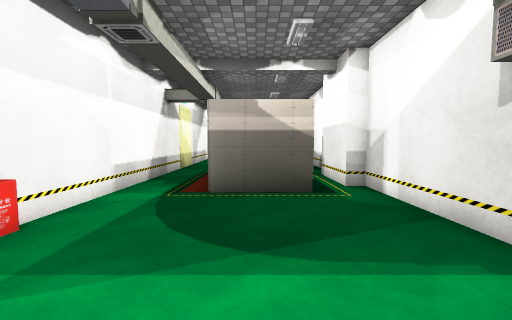
View 1 (above)

21 first-person views from a walk through a Unity game level. The camera is 1.4 m above the floor, tilts 4° down and sees 90° across. The floor is counted in squares, 1 m on a side. Each view is taken from the middle of a square. On the plan, view 1 faces up. The plan holds only what a view shows up to about 13 squares ahead; the rest is blank. The player character is not drawn. Some surface patterns are stand-ins.

View 2
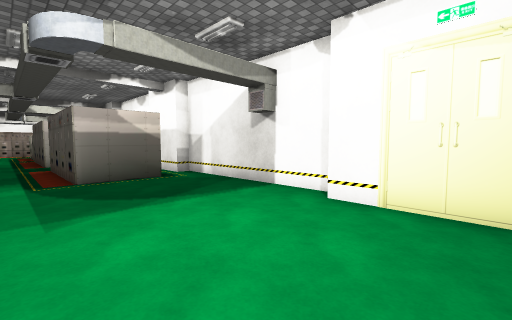

View 3
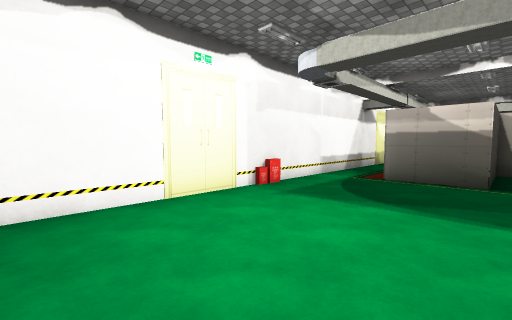

View 4
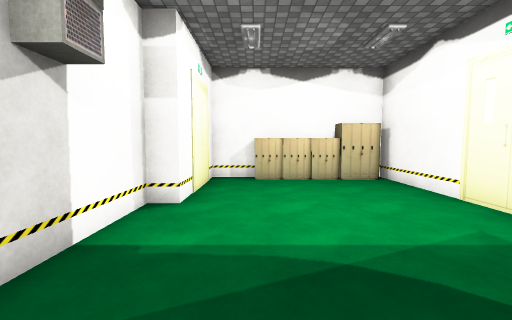

View 5
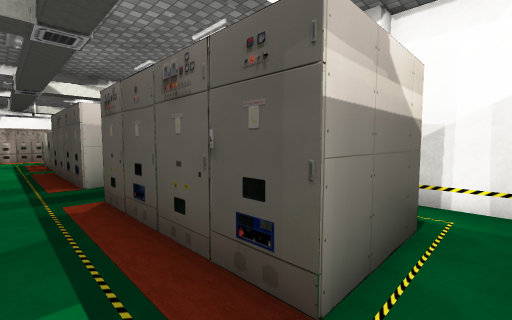

View 6
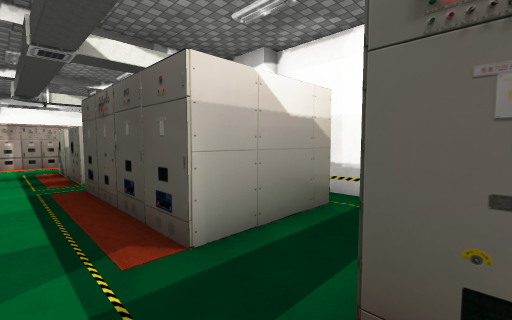

View 7
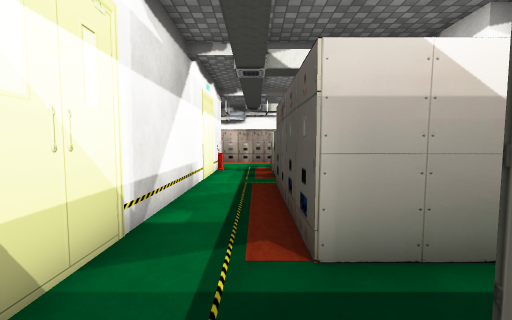

View 8
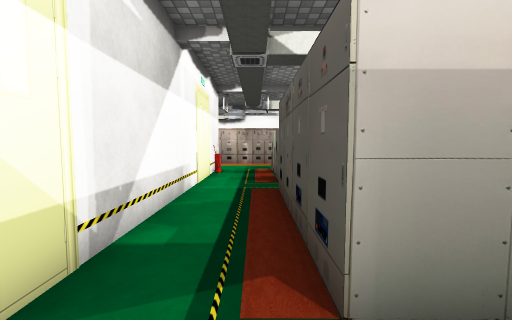

View 9
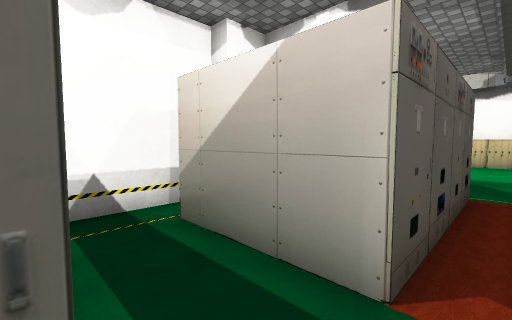

View 10
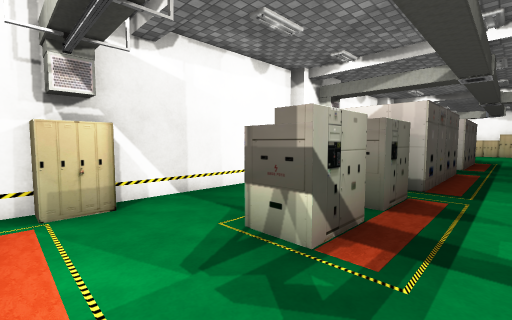

View 11
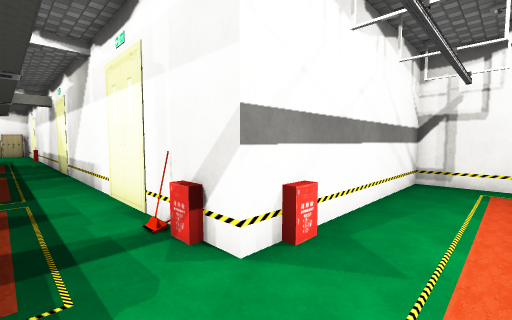

View 12
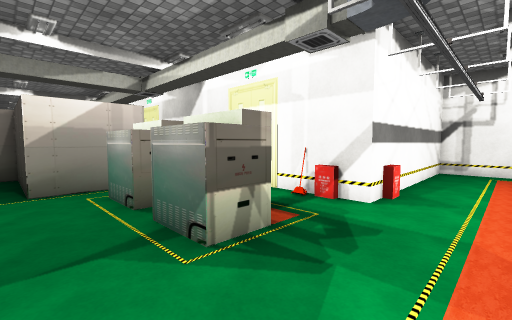

View 13
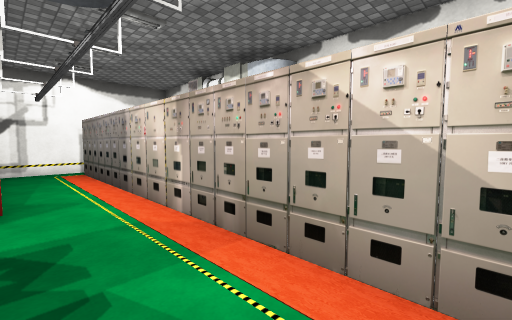

View 14
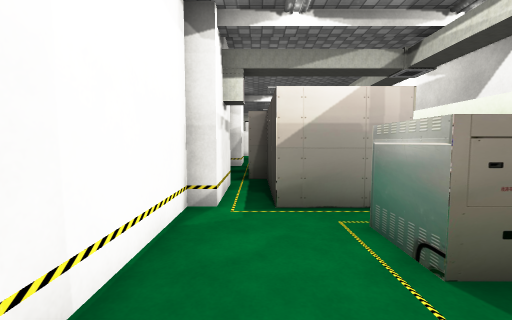

View 15
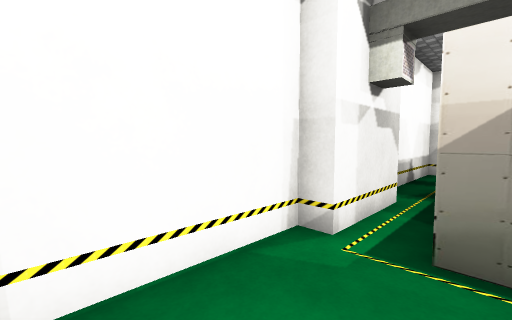

View 16
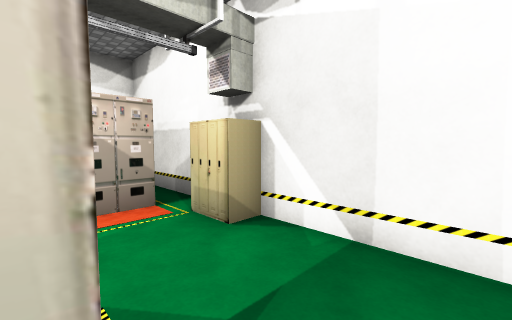

View 17
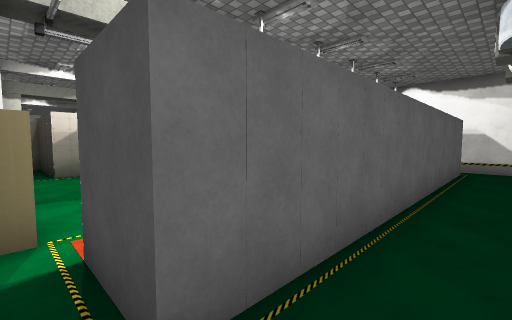

View 18
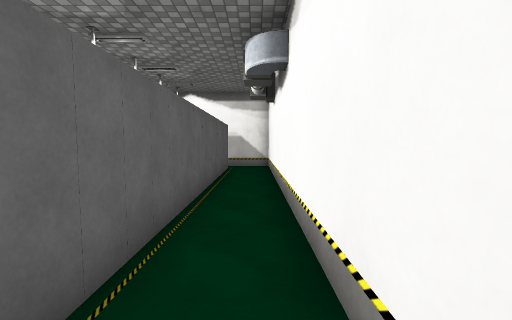

View 19
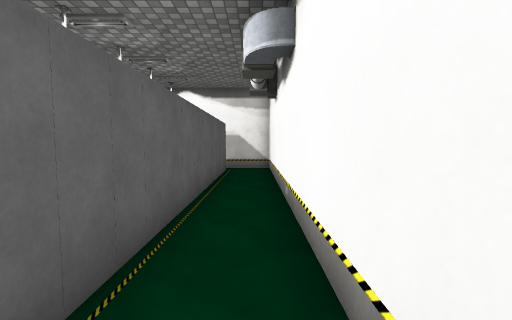

View 20
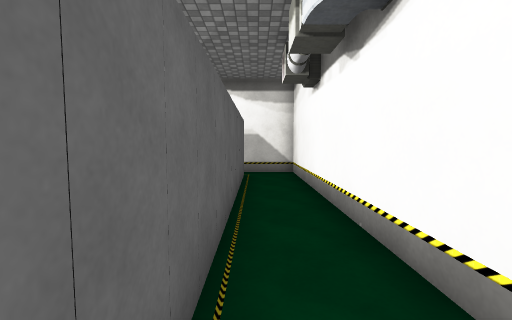

View 21
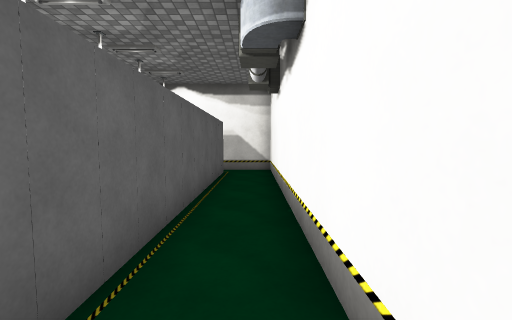

### Floor plan
Points are (right, up) in squares from view 1. A wall is a line through its corners. A room is listed if a view was taken in it or the views show most of it. See-through windows are left out.
Room 1 (views 1, 2, 3, 4, 5, 6, 7, 8, 9)
walls: (2.1, 11.3) (1.6, 11.3) (1.6, 7) (-1.3, 7) (-1.3, 12.7); (-1.3, 14.9) (-1.3, 20.6) (0.4, 20.6); (-3.6, -3.6) (1.1, -3.6); (-2.2, -4.3) (2.7, -4.3) (2.7, 0.2) (3.5, 0.2) (3.5, 8.1) (2.7, 8.1) (2.7, 11.1); (-1.3, 21.8) (-1.3, 23.5); (-4, 23.5) (-4, -4.4)
low walls: (-3.8, 4) (-3.8, 3)
ways out: opening at (-0.5, 21) to room 2; opening at (-2, 14) to room 4; opening at (-2.5, 22.5) to room 6
Room 2 (views 10, 11, 12, 13, 14, 15, 16)
walls: (-1.3, 26.2) (0.1, 26.2) (0.1, 24.5) (-1.3, 24.5) (-1.3, 26.2); (-1.3, 23.5) (0.1, 23.5) (0.1, 21.8); (2.4, 31.5) (2.4, 29.5) (-10.9, 29.5); (0.4, 20.6) (1.6, 20.6); (2.7, 20.6) (3.5, 20.6) (3.5, 27.4) (2.7, 27.4) (2.7, 28.6) (3.5, 28.6) (3.5, 32.1); (-11.9, 29.7) (-11.9, 26.7) (-4, 26.7) (-4, 24.5)
low walls: (-3.8, 26) (-3.8, 25.4); (-5.4, 27) (-4.8, 27)
ways out: opening at (-0.5, 21) to room 1; opening at (3, 30.5) to room 3; opening at (2, 20) to room 5; opening at (-2.5, 25.5) to room 6; opening at (-0.5, 24) to room 6
Room 3 (views 17, 18, 19, 20, 21)
walls: (2.4, 33.7) (-11.9, 33.7) (-11.9, 31.2); (-10.9, 31.5) (2.4, 31.5)
ways out: opening at (3, 30.5) to room 2
Room 4 (no view inside)
walls: (2.4, 14.9) (-1.3, 14.9); (3.5, 11) (3.5, 15.6); (-1.3, 12.7) (2.4, 12.7)
ways out: opening at (-2, 14) to room 1; opening at (3, 17) to room 5
Room 5 (no view inside)
walls: (1.6, 20.6) (1.6, 16.3) (2.2, 16.3); (2.7, 17.5) (2.7, 20.6)
ways out: opening at (2, 20) to room 2; opening at (3, 17) to room 4
Room 6 (no view inside)
walls: (-4, 24.5) (-4, 23.5)
ways out: opening at (-2.5, 22.5) to room 1; opening at (-2.5, 25.5) to room 2; opening at (-0.5, 24) to room 2

Positions as (right, up) in squares from view 1, and headings:
1: (0, 0), facing up
2: (-3, -3), facing up-right
3: (2, -3), facing up-left
4: (1, 6), facing down
5: (-3, 6), facing up-right
6: (-3, 12), facing up-right
7: (-2, 12), facing up
8: (-2, 13), facing up
9: (-2, 15), facing down-right
10: (-3, 29), facing down-right
11: (-2, 29), facing down-left
12: (2, 29), facing down-left
13: (2, 27), facing up-left
14: (2, 26), facing down
15: (1, 24), facing down-right
16: (0, 24), facing up-right
17: (3, 33), facing down-left
18: (3, 33), facing left
19: (2, 33), facing left
20: (0, 32), facing left
21: (1, 33), facing left
